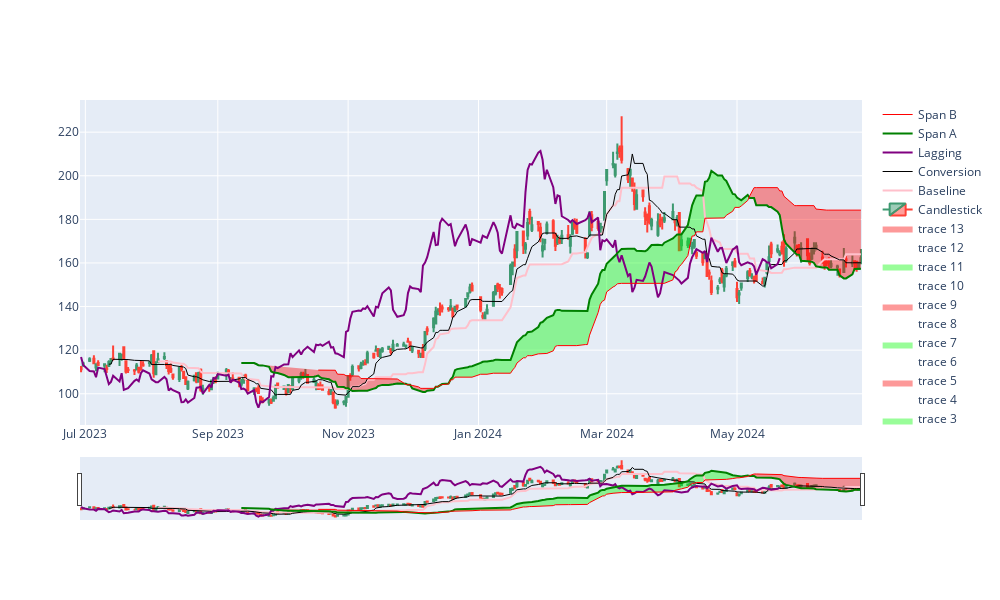

The notebook cell this image was saved under:
### Markdown cell above
### Plot

### Code cell
df1 = amd_df.copy()
fig = go.Figure()

amd_df['label'] = np.where(amd_df['SpanA'] > amd_df['SpanB'], 1, 0)

amd_df['group'] = amd_df['label'].ne(amd_df['label'].shift()).cumsum()
amd_df = amd_df.groupby('group')
dfs = []

for name, data in amd_df:
    dfs.append(data)

for df in dfs:
    fig.add_traces(go.Scatter(x=df.index, y=df.SpanA, 
                              line=dict(color='rgba(0,0,0,0)')))
    fig.add_traces(go.Scatter(x=df.index, y=df.SpanB, 
                              line=dict(color='rgba(0,0,0,0)'), fill='tonexty', fillcolor=get_fill_color(df['label'].iloc[0])))
baseline = go.Scatter(x=df1.index, y=df1['Baseline'], line=dict(color='pink', width=2), name="Baseline")

conversion = go.Scatter(x=df1.index, y=df1['Conversion'], line=dict(color='black', width=1), name="Conversion")

lagging = go.Scatter(x=df1.index, y=df1['Lagging'], line=dict(color='purple', width=2), name="Lagging")

span_a = go.Scatter(x=df1.index, y=df1['SpanA'], line=dict(color='green', width=2), name="Span A")

span_b = go.Scatter(x=df1.index, y=df1['SpanB'], line=dict(color='red', width=1), name="Span B")

fig.add_trace(candle)
fig.add_trace(baseline)
fig.add_trace(conversion)
fig.add_trace(lagging)
fig.add_trace(span_a)
fig.add_trace(span_b)

fig.update_layout(height=600, width=1000, showlegend=True)
fig.show()
